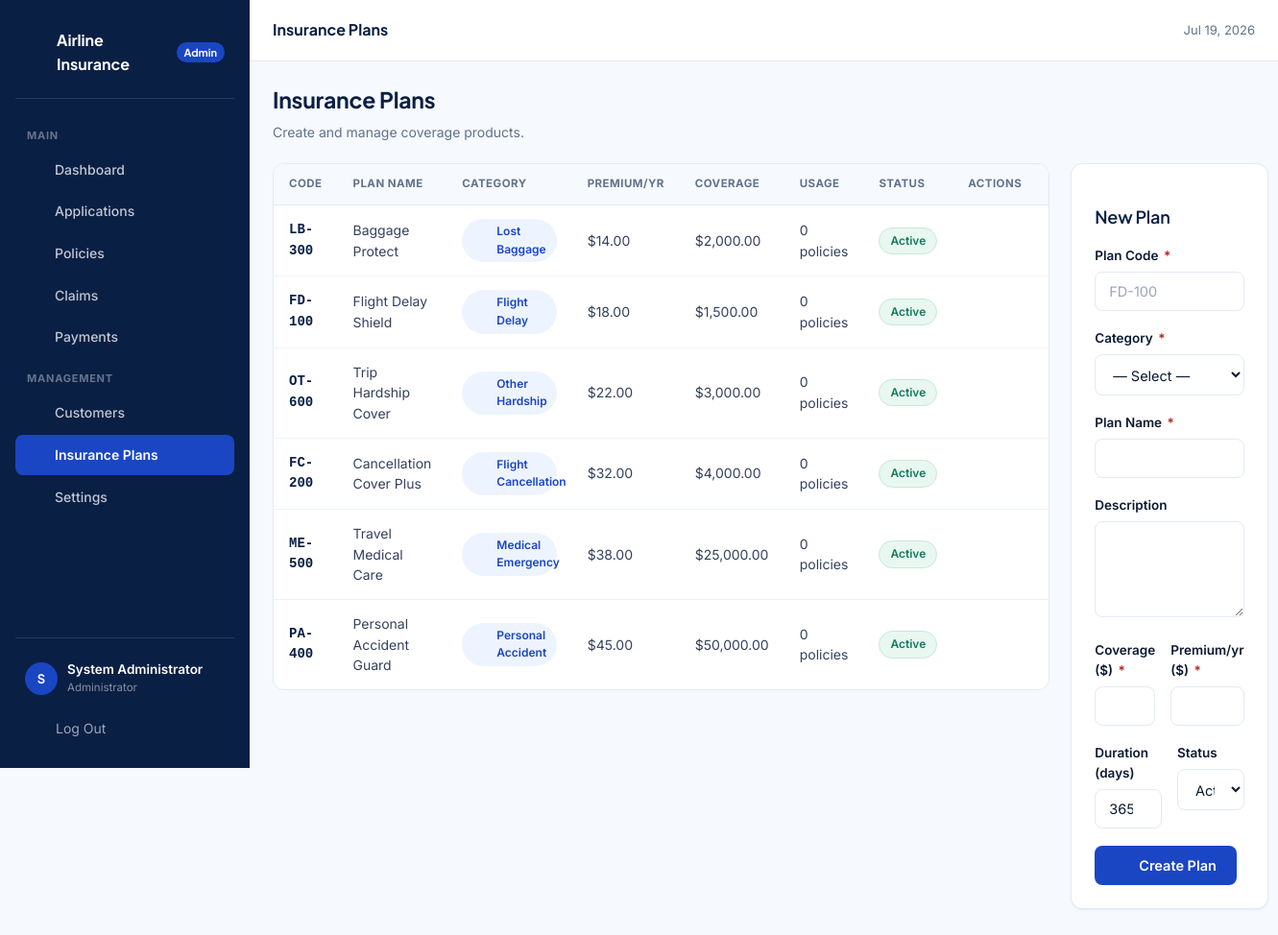
The page /admin/plans.php (signed in) on the database its author committed.
### tables this page shows
CREATE TABLE users (
    id INT AUTO_INCREMENT PRIMARY KEY,
    full_name VARCHAR(100) NOT NULL,
    email VARCHAR(150) NOT NULL UNIQUE,
    phone VARCHAR(20) DEFAULT NULL,
    password_hash VARCHAR(255) NOT NULL,
    role ENUM('customer','admin') NOT NULL DEFAULT 'customer',
    status ENUM('active','suspended') NOT NULL DEFAULT 'active',
    failed_attempts INT NOT NULL DEFAULT 0,
    locked_until DATETIME DEFAULT NULL,
    last_login DATETIME DEFAULT NULL,
    created_at TIMESTAMP DEFAULT CURRENT_TIMESTAMP,
    updated_at TIMESTAMP DEFAULT CURRENT_TIMESTAMP ON UPDATE CURRENT_TIMESTAMP
);

CREATE TABLE policy_plans (
    id INT AUTO_INCREMENT PRIMARY KEY,
    plan_code VARCHAR(20) NOT NULL UNIQUE,
    category ENUM('flight_delay','flight_cancellation','lost_baggage','personal_accident','medical_emergency','other') NOT NULL,
    plan_name VARCHAR(120) NOT NULL,
    description TEXT,
    coverage_amount DECIMAL(12,2) NOT NULL,
    premium_amount DECIMAL(10,2) NOT NULL,
    duration_days INT NOT NULL DEFAULT 365,
    status ENUM('active','inactive') NOT NULL DEFAULT 'active',
    created_at TIMESTAMP DEFAULT CURRENT_TIMESTAMP,
    updated_at TIMESTAMP DEFAULT CURRENT_TIMESTAMP ON UPDATE CURRENT_TIMESTAMP
);

### includes/auth.php (called while the page is built, shortened)
<?php
require_once __DIR__.'/../config/database.php';
function is_logged_in(){ return !empty($_SESSION['uid']); }
function current_uid(){ return isset($_SESSION['uid'])?(int)$_SESSION['uid']:null; }
function current_user(){
    $s=db()->prepare('SELECT id,full_name,email,phone,role,status,last_login,created_at FROM users WHERE id=? LIMIT 1');
    $s->execute(array(current_uid())); $u=$s->fetch(); return $u;
}

### config/database.php (called while the page is built, shortened)
<?php
function db(){
    static $pdo=null;
    if($pdo instanceof PDO) return $pdo;
    $dsn='mysql:host='.DB_HOST.';dbname='.DB_NAME.';charset='.DB_CHARSET;
    try{
        $pdo=new PDO($dsn,DB_USER,DB_PASS,array(
            PDO::ATTR_ERRMODE=>PDO::ERRMODE_EXCEPTION,
            PDO::ATTR_DEFAULT_FETCH_MODE=>PDO::FETCH_ASSOC,
            PDO::ATTR_EMULATE_PREPARES=>false));
    }catch(PDOException $e){
        error_log('DB connect failed: '.$e->getMessage());
        http_response_code(500);
        die('<!DOCTYPE html><html><head><title>DB Error</title><style>body{font-family:Arial,sans-serif;background:#f4f7fc;display:flex;align-items:center;justify-content:center;height:100vh;margin:0}.box{text-align:center;padding:40px;background:#fff;border-radius:12px;max-width:460px;box-shadow:0 4px 20px rgba(0,0,0,.08)}h2{color:#0a1f44}p{color:#62718c}</style></head><body><div class="box"><h2>Database Unavailable</h2><p>Please ensure MySQL is running in XAMPP and that you have imported <code>database/schema.sql</code> into phpMyAdmin.</p></div></body></html>');
    }
    return $pdo;
}

### admin/plans.php (the view, shortened to what this page needs)
<?php
require_once __DIR__.'/../includes/admin_layout.php';
$pageTitle='Insurance Plans'; $pdo=db();
$errors=array(); $editPlan=null; $mode='create';
$plans=$pdo->query('SELECT *,(SELECT COUNT(*) FROM policies WHERE plan_id=policy_plans.id) as usage_count FROM policy_plans ORDER BY premium_amount ASC')->fetchAll();
render_admin_header('plans');
$ef=$editPlan??array();
?>
<div class="page-head"><div><h2>Insurance Plans</h2><p>Create and manage coverage products.</p></div></div>
<div style="display:grid;grid-template-columns:1.4fr 1fr;gap:22px">
<div>
<div class="table-wrap">
<table><thead><tr><th>Code</th><th>Plan Name</th><th>Category</th><th>Premium/yr</th><th>Coverage</th><th>Usage</th><th>Status</th><th>Actions</th></tr></thead>
<tbody>
<?php foreach($plans as $pl): ?>
<tr>
  <td class="cell-strong" style="font-family:monospace"><?=e($pl['plan_code'])?></td>
  <td><?=e($pl['plan_name'])?></td>
  <td><div class="tag-pill"><?=icon(category_icon($pl['category']))?> <?=e(category_label($pl['category']))?></div></td>
  <td><?=format_money($pl['premium_amount'])?></td>
  <td><?=format_money($pl['coverage_amount'])?></td>
  <td><?=$pl['usage_count']?> polic<?=$pl['usage_count']===1?'y':'ies'?></td>
  <td><?=status_badge($pl['status'])?></td>
  <td>
    <div class="row-actions">
      <a href="?edit=<?=$pl['id']?>" class="btn btn-sm btn-ghost"><?=icon('edit')?></a>
      <form method="post" action="" style="display:inline">
        <button type="submit" name="action" value="toggle" class="btn btn-sm btn-ghost" data-confirm="Toggle this plan status?"><?=$pl['status']==='active'?icon('x-circle'):icon('check-circle')?></button>
      </form>
    </div>
  </td>
</tr>
<?php endforeach; ?>
</tbody></table>
</div>
</div>
<div class="card card-pad">
  <h3 style="margin-bottom:18px"><?=$mode==='edit'?icon('edit').' Edit Plan':icon('plus').' New Plan'?></h3>
  <form method="post" action="" novalidate>
    <div class="field"><label for="plan_code">Plan Code <span class="req">*</span></label><input type="text" id="plan_code" name="plan_code" value="<?=e($ef['plan_code']??'')?>" placeholder="FD-100" required></div>
    <div class="field"><label for="category">Category <span class="req">*</span></label>
      <select id="category" name="category" required>
        <option value="">— Select —</option>
      </select>
    </div>
    <div class="field"><label for="plan_name">Plan Name <span class="req">*</span></label><input type="text" id="plan_name" name="plan_name" value="<?=e($ef['plan_name']??'')?>" required></div>
    <div class="field"><label for="description">Description</label><textarea id="description" name="description" rows="3"><?=e($ef['description']??'')?></textarea></div>
    <div class="form-grid">
      <div class="field"><label for="coverage_amount">Coverage ($) <span class="req">*</span></label><input type="number" id="coverage_amount" name="coverage_amount" value="<?=$ef['coverage_amount']??''?>" min="1" step="0.01" required></div>
      <div class="field"><label for="premium_amount">Premium/yr ($) <span class="req">*</span></label><input type="number" id="premium_amount" name="premium_amount" value="<?=$ef['premium_amount']??''?>" min="1" step="0.01" required></div>
    </div>
    <div class="form-grid">
      <div class="field"><label for="duration_days">Duration (days)</label><input type="number" id="duration_days" name="duration_days" value="<?=$ef['duration_days']??365?>" min="1"></div>
      <div class="field"><label for="status">Status</label>
        <select id="status" name="status">
          <option value="active" <?=(($ef['status']??'active')==='active')?'selected':''?>>Active</option>
        </select>
      </div>
    </div>
    <div style="display:flex;gap:10px">
      <button type="submit" class="btn btn-primary"><?=$mode==='edit'?icon('check-circle').' Save Changes':icon('plus').' Create Plan'?></button>
    </div>
  </form>
</div>
</div>
<?php render_admin_footer(); ?>

### includes/admin_layout.php (shortened to what this page needs)
<?php
function render_admin_header($active='dashboard'){
    $u=current_user();
    $initials=strtoupper(substr($u['full_name'],0,1));
    $bu=BASE_URL;
    $pdo=db();
    $pendingPol=(int)$pdo->query('SELECT COUNT(*) FROM policies WHERE status="pending"')->fetchColumn();
    $pendingCla=(int)$pdo->query('SELECT COUNT(*) FROM claims WHERE status="submitted"')->fetchColumn();
    echo '<!DOCTYPE html>
<html lang="en">
<head>
<meta charset="UTF-8"><meta name="viewport" content="width=device-width,initial-scale=1">
<title>'.htmlspecialchars($GLOBALS['pageTitle']??'Admin',ENT_QUOTES).' — Airline Insurance Admin</title>
<link rel="preconnect" href="https://fonts.googleapis.com">
<link href="https://fonts.googleapis.com/css2?family=Plus+Jakarta+Sans:wght@400;600;700&family=Inter:wght@400;500;600&display=swap" rel="stylesheet">
<link rel="stylesheet" href="'.$bu.'/assets/css/style.css">
<link rel="stylesheet" href="'.$bu.'/assets/css/admin.css">
</head>
<body>
<div class="admin-shell">
<div class="sb-overlay" id="sb-overlay"></div>
<aside class="admin-sidebar" id="admin-sidebar">
  <div class="sb-brand">'.icon('shield').' Airline Insurance<span style="font-size:11px;background:var(--blue-600);padding:2px 8px;border-radius:var(--r-pill);margin-left:auto">Admin</span></div>
  <div class="sb-section">Main</div>
  <ul class="sb-nav">';
    $nav=array(
        'dashboard'=>array('icon'=>'grid','label'=>'Dashboard','href'=>$bu.'/admin/dashboard.php'),
        'applications'=>array('icon'=>'file-text','label'=>'Applications','href'=>$bu.'/admin/applications.php','count'=>$pendingPol),
        'policies'=>array('icon'=>'shield','label'=>'Policies','href'=>$bu.'/admin/policies.php'),
        'claims'=>array('icon'=>'alert-triangle','label'=>'Claims','href'=>$bu.'/admin/claims.php','count'=>$pendingCla),
        'payments'=>array('icon'=>'credit-card','label'=>'Payments','href'=>$bu.'/admin/payments.php'),
    );
    foreach($nav as $k=>$n){
        $cls=$k===$active?'active':'';
        $count=isset($n['count'])&&$n['count']>0?'<span class="nc">'.$n['count'].'</span>':'';
        echo '<li><a href="'.htmlspecialchars($n['href'],ENT_QUOTES).'" class="'.$cls.'">'.icon($n['icon']).' '.htmlspecialchars($n['label'],ENT_QUOTES).$count.'</a></li>';
    }
    echo '</ul>
  <div class="sb-section">Management</div>
  <ul class="sb-nav">';
    $nav2=array(
        'users'=>array('icon'=>'users','label'=>'Customers','href'=>$bu.'/admin/users.php'),
        'plans'=>array('icon'=>'briefcase','label'=>'Insurance Plans','href'=>$bu.'/admin/plans.php'),
        'settings'=>array('icon'=>'settings','label'=>'Settings','href'=>$bu.'/admin/settings.php'),
    );
    foreach($nav2 as $k=>$n){
        $cls=$k===$active?'active':'';
        echo '<li><a href="'.htmlspecialchars($n['href'],ENT_QUOTES).'" class="'.$cls.'">'.icon($n['icon']).' '.htmlspecialchars($n['label'],ENT_QUOTES).'</a></li>';
    }
    echo '</ul>
  <div class="sb-bottom">
    <div class="sb-user">
      <div class="av">'.htmlspecialchars($initials,ENT_QUOTES).'</div>
      <div><div class="su-name">'.htmlspecialchars($u['full_name'],ENT_QUOTES).'</div><div class="su-role">Administrator</div></div>
    </div>
    <form method="post" action="'.$bu.'/auth/logout.php" style="margin:4px 0 0">
      '.csrf_field().'
      <button type="submit" style="display:flex;align-items:center;gap:10px;width:100%;padding:10px 12px;border-radius:var(--r-sm);color:rgba(255,255,255,.6);background:none;border:none;cursor:pointer;font-size:14px;font-family:inherit">'.icon('logout').' Log Out</button>
    </form>
  </div>
</aside>
<div class="admin-content">
<header class="admin-topbar">
  <div class="at-left">
    <button class="sb-toggle" id="sb-toggle" aria-label="Toggle sidebar">'.icon('menu').'</button>
    <span class="at-title">'.htmlspecialchars($GLOBALS['pageTitle']??'Dashboard',ENT_QUOTES).'</span>
  </div>
  <div class="at-right">
    <span style="font-size:13px;color:var(--ink-500)">'.date('M j, Y').'</span>
  </div>
</header>
<div class="admin-main">';
}
function render_admin_footer(){
    echo '</div></div></div>';
    echo '<script src="'.BASE_URL.'/assets/js/app.js"></script></body></html>';
}

### includes/icons.php (shortened to what this page needs)
<?php
function icon($name,$cls=''){
    $c='class="icon '.htmlspecialchars($cls,ENT_QUOTES,'UTF-8').'" width="20" height="20" viewBox="0 0 24 24" fill="none" stroke="currentColor" stroke-width="1.8" stroke-linecap="round" stroke-linejoin="round" aria-hidden="true"';
    $body=isset($p[$name])?$p[$name]:$p['info'];
    return '<svg '.$c.'>'.$body.'</svg>';
}

### includes/functions.php (shortened to what this page needs)
<?php
function e($v){ return htmlspecialchars((string)$v,ENT_QUOTES,'UTF-8'); }
function format_money($a){ return '$'.number_format((float)$a,2); }
function category_label($c){
    $m=array('flight_delay'=>'Flight Delay','flight_cancellation'=>'Flight Cancellation','lost_baggage'=>'Lost Baggage','personal_accident'=>'Personal Accident','medical_emergency'=>'Medical Emergency','other'=>'Other Hardship');
    return isset($m[$c])?$m[$c]:ucwords(str_replace('_',' ',$c));
}
function category_icon($c){
    $m=array('flight_delay'=>'clock','flight_cancellation'=>'x-circle','lost_baggage'=>'suitcase','personal_accident'=>'user-shield','medical_emergency'=>'heart-pulse','other'=>'alert-triangle');
    return isset($m[$c])?$m[$c]:'shield';
}
function status_badge($s){
    $s=strtolower($s);
    $labels=array('pending'=>'Pending','approved'=>'Approved','rejected'=>'Rejected','active'=>'Active','expired'=>'Expired','cancelled'=>'Cancelled','submitted'=>'Submitted','under_review'=>'Under Review','paid'=>'Paid','completed'=>'Completed','failed'=>'Failed','suspended'=>'Suspended','inactive'=>'Inactive');
    $l=isset($labels[$s])?$labels[$s]:ucwords(str_replace('_',' ',$s));
    return '<span class="badge badge-'.e($s).'">'.e($l).'</span>';
}

### rows shown on the page
users: full_name "S", full_name "System Administrator"
policy_plans: plan_code "LB-300", plan_name "Baggage Protect", category "Lost Baggage", premium_amount "$14.00", coverage_amount "$2,000.00", usage_count "0", status "Active"
policy_plans: plan_code "FD-100", plan_name "Flight Delay Shield", category "Flight Delay", premium_amount "$18.00", coverage_amount "$1,500.00", usage_count "0", status "Active"
policy_plans: plan_code "OT-600", plan_name "Trip Hardship Cover", category "Other Hardship", premium_amount "$22.00", coverage_amount "$3,000.00", usage_count "0", status "Active"
policy_plans: plan_code "FC-200", plan_name "Cancellation Cover Plus", category "Flight Cancellation", premium_amount "$32.00", coverage_amount "$4,000.00", usage_count "0", status "Active"
policy_plans: plan_code "ME-500", plan_name "Travel Medical Care", category "Medical Emergency", premium_amount "$38.00", coverage_amount "$25,000.00", usage_count "0", status "Active"
policy_plans: plan_code "PA-400", plan_name "Personal Accident Guard", category "Personal Accident", premium_amount "$45.00", coverage_amount "$50,000.00", usage_count "0", status "Active"

### other values the page prints
$n['label'] "Dashboard"
$n['label'] "Applications"
$n['label'] "Policies"
$n['label'] "Claims"
$n['label'] "Payments"
$n['label'] "Customers"
$n['label'] "Insurance Plans"
$n['label'] "Settings"
$GLOBALS['pageTitle'] "Insurance Plans"
